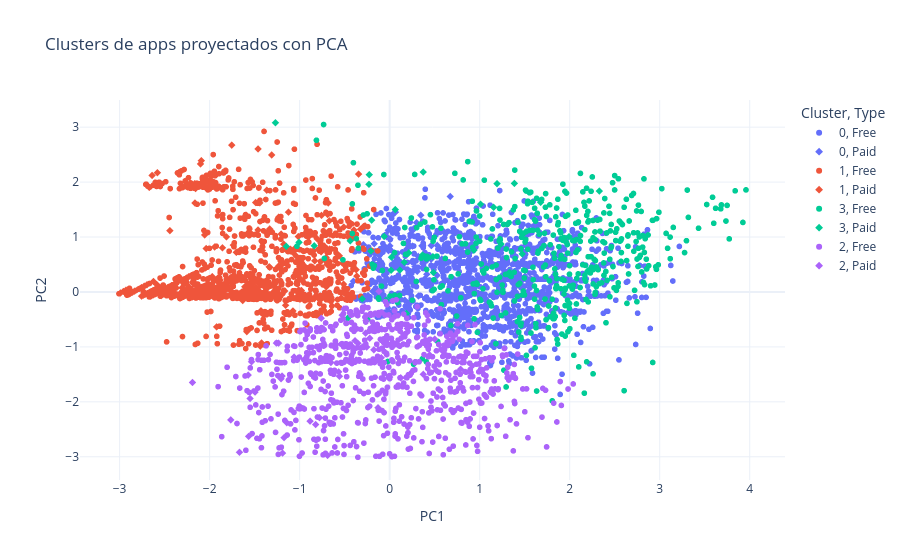

Write notebook code for a chart like this one.
### Code cell
pca = PCA(n_components=2, random_state=RANDOM_STATE)
cluster_proj = pca.fit_transform(X_cluster)
plot_df = pd.DataFrame({
    "PC1": cluster_proj[:, 0],
    "PC2": cluster_proj[:, 1],
    "Cluster": df["Cluster"].astype(str),
    "Type": df["Type"].values
})

fig = px.scatter(
    plot_df.sample(min(len(plot_df), 4000), random_state=RANDOM_STATE),
    x="PC1", y="PC2", color="Cluster", symbol="Type",
    title="Clusters de apps proyectados con PCA"
)
fig.update_layout(template="plotly_white")
fig.show()

### Figure 1 — Plotly figure (JSON) as saved in the notebook; plotly's stock layout.template omitted (floating-point values rounded to 4 significant figures; data arrays with more than 128 entries replaced by an {"elided": "..."} marker saying what was removed)
{"data": [{"hovertemplate": "Cluster=0<br>Type=Free<br>PC1=%{x}<br>PC2=%{y}<extra></extra>", "legendgroup": "0, Free", "marker": {"color": "#636efa", "symbol": "circle"}, "mode": "markers", "name": "0, Free", "showlegend": true, "type": "scattergl", "x": {"elided": "1349 float values"}, "xaxis": "x", "y": {"elided": "1349 float values"}, "yaxis": "y"}, {"hovertemplate": "Cluster=0<br>Type=Paid<br>PC1=%{x}<br>PC2=%{y}<extra></extra>", "legendgroup": "0, Paid", "marker": {"color": "#636efa", "symbol": "diamond"}, "mode": "markers", "name": "0, Paid", "showlegend": true, "type": "scattergl", "x": [0.4624, 0.7874, 0.09467, 0.5269, 1.399, 0.2292, 0.6319, 0.4637, 0.8866, 0.9308, 1.108, 0.5284, -0.2402, -0.172, 0.2544, 0.3199, -0.01547, 0.4123, 0.5546, 0.3688, 0.2457, 0.3169, 0.2534, -0.2916, 0.5792, 0.2327, 0.05361, 0.2807, 0.06411, 0.3584, -0.1879, 0.8345, 0.2404, 0.6305, 0.1935, -0.01404, 0.6726, -0.03307, -0.4033, 1.893, 0.3059, 0.1959, 0.8902, 0.2979, 0.4602, 0.6748, 0.02375, 0.3455, 0.001886, 0.3708, 0.1676, 0.003508, 0.2374, 0.6032, 0.09641], "xaxis": "x", "y": [0.8451, 1.046, 0.275, 0.3022, 0.2654, 0.8345, -0.1418, 0.8451, 0.8146, 0.5325, 0.7388, 0.8481, -0.06542, 0.8777, 1.12, -0.0734, 1.123, 0.3212, -0.1824, 0.5158, 0.5511, 0.6477, 0.8356, 0.8606, 0.6012, 1.058, -0.09128, 0.4617, 1.453, 0.8404, 0.01279, -0.2861, 0.2667, -0.07394, 0.7874, 0.7524, 1.738, 1.005, 0.195, 0.5263, 0.3747, -0.3037, 0.5456, 1.262, 0.5958, 0.7339, 0.2427, 1.396, 0.8392, 0.5078, -0.148, 0.9673, 0.3249, 1.097, 0.5593], "yaxis": "y"}, {"hovertemplate": "Cluster=1<br>Type=Free<br>PC1=%{x}<br>PC2=%{y}<extra></extra>", "legendgroup": "1, Free", "marker": {"color": "#EF553B", "symbol": "circle"}, "mode": "markers", "name": "1, Free", "showlegend": true, "type": "scattergl", "x": {"elided": "1187 float values"}, "xaxis": "x", "y": {"elided": "1187 float values"}, "yaxis": "y"}, {"hovertemplate": "Cluster=1<br>Type=Paid<br>PC1=%{x}<br>PC2=%{y}<extra></extra>", "legendgroup": "1, Paid", "marker": {"color": "#EF553B", "symbol": "diamond"}, "mode": "markers", "name": "1, Paid", "showlegend": true, "type": "scattergl", "x": {"elided": "168 float values"}, "xaxis": "x", "y": {"elided": "168 float values"}, "yaxis": "y"}, {"hovertemplate": "Cluster=3<br>Type=Free<br>PC1=%{x}<br>PC2=%{y}<extra></extra>", "legendgroup": "3, Free", "marker": {"color": "#00cc96", "symbol": "circle"}, "mode": "markers", "name": "3, Free", "showlegend": true, "type": "scattergl", "x": {"elided": "461 float values"}, "xaxis": "x", "y": {"elided": "461 float values"}, "yaxis": "y"}, {"hovertemplate": "Cluster=3<br>Type=Paid<br>PC1=%{x}<br>PC2=%{y}<extra></extra>", "legendgroup": "3, Paid", "marker": {"color": "#00cc96", "symbol": "diamond"}, "mode": "markers", "name": "3, Paid", "showlegend": true, "type": "scattergl", "x": [0.2124, 1.331, -0.438, 1.993, -0.03991, 2.329, 1.472, 0.9354, 0.02067, 0.3646, -0.2267, 0.4856, -1.149, -0.2, 1.237, -0.06127, -0.2301, 0.01626, 1.01, 0.1868, 1.155, 1.385, -1.007, 1.193, 0.4805, -0.2089, 0.113, -0.4682, 1.677, 0.1624, 0.3728, -1.269, -0.8382, -0.3054, 0.0622], "xaxis": "x", "y": [0.7119, 0.3589, 0.9305, 1.008, -0.1521, 1.837, 0.6929, 0.7597, 0.6332, 0.6724, 2.135, 0.3543, 0.83, 1.307, 0.872, 1.01, 1.96, 0.3955, 1.597, -0.391, 1.542, 1.976, 0.9034, 1.972, 0.6426, 0.7459, 0.399, -0.4801, 1.631, 0.5413, 2.183, 3.08, 0.841, -0.1258, 1.499], "yaxis": "y"}, {"hovertemplate": "Cluster=2<br>Type=Free<br>PC1=%{x}<br>PC2=%{y}<extra></extra>", "legendgroup": "2, Free", "marker": {"color": "#ab63fa", "symbol": "circle"}, "mode": "markers", "name": "2, Free", "showlegend": true, "type": "scattergl", "x": {"elided": "695 float values"}, "xaxis": "x", "y": {"elided": "695 float values"}, "yaxis": "y"}, {"hovertemplate": "Cluster=2<br>Type=Paid<br>PC1=%{x}<br>PC2=%{y}<extra></extra>", "legendgroup": "2, Paid", "marker": {"color": "#ab63fa", "symbol": "diamond"}, "mode": "markers", "name": "2, Paid", "showlegend": true, "type": "scattergl", "x": [0.5166, -1.195, -0.1184, -0.2629, -1.258, -1.173, -0.5091, -1.669, -0.3524, -1.567, 0.3734, -1.062, -1.572, -0.6529, -0.1251, -0.6899, -0.5663, 0.0009131, -0.255, -1.765, -0.1398, -1.551, -0.7606, -0.0936, 0.5009, -0.2757, -0.3849, -0.3731, -1.207, -0.1295, -1.535, -1.496, -0.78, -0.558, -0.1759, 0.1231, -0.2676, -1.234, 0.7874, -0.8842, 0.4434, 0.1962, -0.295, -1.143, -0.2212, -2.191, -0.5278, -0.8224, -1.19, -0.09201], "xaxis": "x", "y": [-1.426, -1.53, 0.01185, -0.5239, -0.9307, -2.652, -0.3101, -2.918, -0.9347, -2.629, -1.499, -1.185, -1.512, -1.285, -1.242, -2.975, -1.454, -1.549, -1.003, -2.329, -0.675, -1.939, -0.4776, -1.198, -0.8582, -0.2753, -0.8871, -1.238, -1.58, -2.107, -1.271, -1.822, -2.289, -1.535, -1.053, -1.563, -0.75, -0.9316, -1.406, -2.352, -1.145, -0.6631, -0.2887, -2.38, -0.8412, -1.648, -0.4223, -2.413, -2.933, -0.6711], "yaxis": "y"}], "layout": {"legend": {"title": {"text": "Cluster, Type"}, "tracegroupgap": 0}, "title": {"text": "Clusters de apps proyectados con PCA"}, "xaxis": {"anchor": "y", "domain": [0, 1], "title": {"text": "PC1"}}, "yaxis": {"anchor": "x", "domain": [0, 1], "title": {"text": "PC2"}}}}
